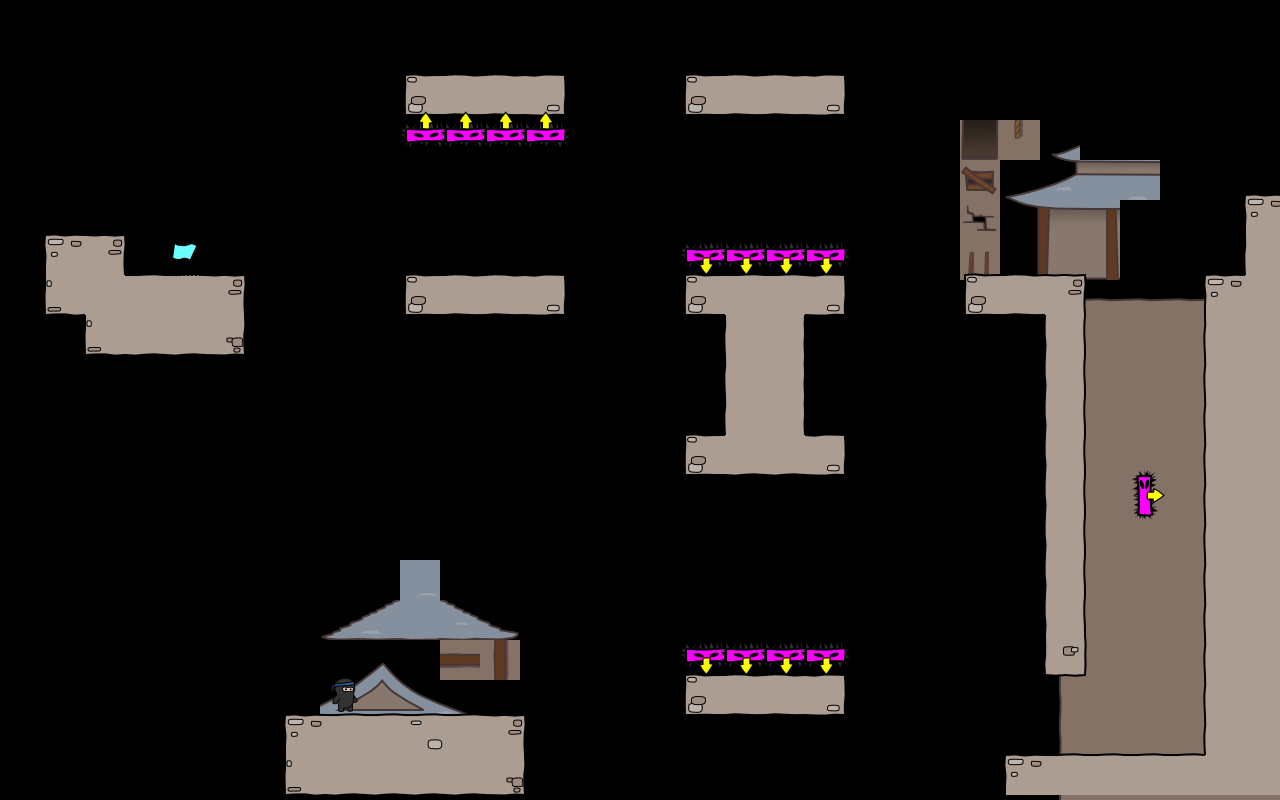

This is a level from a 2D game, rendered from its Tiled map with the project's own tilesets. A one-line summary and the complete map file follow:
An orthogonal 32x20 tile map with 40x40 px tiles, 4 tile layers (bg, walls, objects, fg), 4 tilesets.

<map version="1.0" orientation="orthogonal" width="32" height="20" tilewidth="40" tileheight="40">
 <properties>
  <property name="atl_directory" value="maps/" />
  <property name="atl_drawObjects" value="true" />
  <property name="atl_useSpritebatch" value="true" />
  <property name="atl_viewH" value="600" />
  <property name="atl_viewPadding" value="10" />
  <property name="atl_viewScaling" value="1" />
  <property name="atl_viewW" value="800" />
  <property name="atl_viewX" value="0" />
  <property name="atl_viewY" value="0" />
 </properties>
 <tileset firstgid="1" name="world1" tilewidth="50" tileheight="50">
  <image source="world1.png" width="400" height="850" />
 </tileset>
 <tileset firstgid="137" name="background" tilewidth="40" tileheight="40">
  <image source="background1.png" width="320" height="1360" />
 </tileset>
 <tileset firstgid="409" name="objectpalette" tilewidth="50" tileheight="50">
  <image source="objectpalette.png" width="400" height="500" />
 </tileset>
 <tileset firstgid="489" name="foreground" tilewidth="50" tileheight="50">
  <image source="foreground1.png" width="400" height="400" />
 </tileset>
 <layer name="bg" width="32" height="20">
  <properties>
   <property name="atl_offsetX" value="0" />
   <property name="atl_offsetY" value="0" />
   <property name="atl_parallaxX" value="1" />
   <property name="atl_parallaxY" value="1" />
  </properties>
  <data encoding="csv">
0,0,0,0,0,0,0,0,0,0,0,0,0,0,0,0,0,0,0,0,0,0,0,0,0,0,0,0,0,0,0,0,
0,0,0,0,0,0,0,0,0,0,0,0,0,0,0,0,0,0,0,0,0,0,0,0,0,0,0,0,0,0,0,0,
0,0,0,0,0,0,0,0,0,0,0,0,0,0,0,0,0,0,0,0,0,0,0,0,0,0,0,0,0,0,0,0,
0,0,0,0,0,0,0,0,0,0,0,0,0,0,0,0,0,0,0,0,0,0,0,0,217,218,219,0,0,0,0,0,
0,0,0,0,0,0,0,0,0,0,0,0,0,0,0,0,0,0,0,0,0,0,0,0,225,226,227,228,229,0,0,0,
0,0,0,0,0,0,0,0,0,0,0,0,0,0,0,0,0,0,0,0,0,0,0,0,233,234,235,236,0,0,0,0,
0,0,0,0,0,0,0,0,0,0,0,0,0,0,0,0,0,0,0,0,0,0,0,0,241,242,243,244,0,0,0,0,
0,0,0,0,0,0,0,0,0,0,0,0,0,0,0,0,0,0,0,0,0,0,0,0,0,0,137,138,138,138,138,138,
0,0,0,0,0,0,0,0,0,0,0,0,0,0,0,0,0,0,0,0,0,0,0,0,0,0,145,146,146,146,146,146,
0,0,0,0,0,0,0,0,0,0,0,0,0,0,0,0,0,0,0,0,0,0,0,0,0,0,145,146,146,146,146,146,
0,0,0,0,0,0,0,0,0,0,0,0,0,0,0,0,0,0,0,0,0,0,0,0,0,0,145,146,146,146,146,146,
0,0,0,0,0,0,0,0,0,0,0,0,0,0,0,0,0,0,0,0,0,0,0,0,0,0,145,146,146,146,146,146,
0,0,0,0,0,0,0,0,0,0,0,0,0,0,0,0,0,0,0,0,0,0,0,0,0,0,145,146,146,146,146,146,
0,0,0,0,0,0,0,0,0,0,0,0,0,0,0,0,0,0,0,0,0,0,0,0,0,0,145,146,146,146,146,146,
0,0,0,0,0,0,0,0,0,0,198,0,0,0,0,0,0,0,0,0,0,0,0,0,0,0,145,146,146,146,146,146,
0,0,0,0,0,0,0,0,204,205,206,207,208,0,0,0,0,0,0,0,0,0,0,0,0,0,145,146,146,146,146,146,
0,0,0,0,0,0,0,0,212,213,214,215,216,0,0,0,0,0,0,0,0,0,0,0,0,0,145,146,146,146,146,146,
0,0,0,0,0,0,0,0,220,221,222,223,224,0,0,0,0,0,0,0,0,0,0,0,0,0,145,146,146,146,146,146,
0,0,0,0,0,0,0,0,0,0,0,0,0,0,0,0,0,0,0,0,0,0,0,0,0,0,145,146,146,146,146,146,
0,0,0,0,0,0,0,0,0,0,0,0,0,0,0,0,0,0,0,0,0,0,0,0,0,0,145,146,146,146,146,146
</data>
 </layer>
 <layer name="walls" width="32" height="20">
  <properties>
   <property name="atl_offsetX" value="0" />
   <property name="atl_offsetY" value="0" />
   <property name="atl_parallaxX" value="1" />
   <property name="atl_parallaxY" value="1" />
  </properties>
  <data encoding="csv">
0,0,0,0,0,0,0,0,0,0,0,0,0,0,0,0,0,0,0,0,0,0,0,0,0,0,0,0,0,0,0,0,
0,0,0,0,0,0,0,0,0,0,0,0,0,0,0,0,0,0,0,0,0,0,0,0,0,0,0,0,0,0,0,0,
0,0,0,0,0,0,0,0,0,0,25,26,26,27,0,0,0,25,26,26,27,0,0,0,0,0,0,0,0,0,0,0,
0,0,0,0,0,0,0,0,0,0,0,0,0,0,0,0,0,0,0,0,0,0,0,0,0,0,0,0,0,0,0,0,
0,0,0,0,0,0,0,0,0,0,0,0,0,0,0,0,0,0,0,0,0,0,0,0,0,0,0,0,0,0,0,0,
0,0,0,0,0,0,0,0,0,0,0,0,0,0,0,0,0,0,0,0,0,0,0,0,0,0,0,0,0,0,0,33,
0,33,35,0,0,0,0,0,0,0,0,0,0,0,0,0,0,0,0,0,0,0,0,0,0,0,0,0,0,0,0,41,
0,49,42,34,34,35,0,0,0,0,25,26,26,27,0,0,0,25,34,34,27,0,0,0,25,26,35,0,0,0,33,42,
0,0,49,50,50,51,0,0,0,0,0,0,0,0,0,0,0,0,41,43,0,0,0,0,0,0,44,0,0,0,41,42,
0,0,0,0,0,0,0,0,0,0,0,0,0,0,0,0,0,0,41,43,0,0,0,0,0,0,44,0,0,0,41,42,
0,0,0,0,0,0,0,0,0,0,0,0,0,0,0,0,0,0,41,43,0,0,0,0,0,0,44,0,0,0,41,42,
0,0,0,0,0,0,0,0,0,0,0,0,0,0,0,0,0,25,50,50,27,0,0,0,0,0,44,0,0,0,41,42,
0,0,0,0,0,0,0,0,0,0,0,0,0,0,0,0,0,0,0,0,0,0,0,0,0,0,44,0,0,0,41,42,
0,0,0,0,0,0,0,0,0,0,0,0,0,0,0,0,0,0,0,0,0,0,0,0,0,0,44,0,0,0,41,42,
0,0,0,0,0,0,0,0,0,0,0,0,0,0,0,0,0,0,0,0,0,0,0,0,0,0,44,0,0,0,41,42,
0,0,0,0,0,0,0,0,0,0,0,0,0,0,0,0,0,0,0,0,0,0,0,0,0,0,44,0,0,0,41,42,
0,0,0,0,0,0,0,0,0,0,0,0,0,0,0,0,0,0,0,0,0,0,0,0,0,0,52,0,0,0,41,42,
0,0,0,0,0,0,0,0,0,0,0,0,0,0,0,0,0,25,26,26,27,0,0,0,0,0,0,0,0,0,41,42,
0,0,0,0,0,0,0,33,34,34,126,34,35,0,0,0,0,0,0,0,0,0,0,0,0,0,0,0,0,0,41,42,
0,0,0,0,0,0,0,49,50,50,50,50,51,0,0,0,0,0,0,0,0,0,0,0,0,33,34,34,34,34,42,42
</data>
 </layer>
 <layer name="objects" width="32" height="20">
  <properties>
   <property name="atl_offsetX" value="0" />
   <property name="atl_offsetY" value="0" />
   <property name="atl_parallaxX" value="1" />
   <property name="atl_parallaxY" value="1" />
  </properties>
  <data encoding="csv">
0,0,0,0,0,0,0,0,0,0,0,0,0,0,0,0,0,0,0,0,0,0,0,0,0,0,0,0,0,0,0,0,
0,0,0,0,0,0,0,0,0,0,0,0,0,0,0,0,0,0,0,0,0,0,0,0,0,0,0,0,0,0,0,0,
0,0,0,0,0,0,0,0,0,0,0,0,0,0,0,0,0,0,0,0,0,0,0,0,0,0,0,0,0,0,0,0,
0,0,0,0,0,0,0,0,0,0,483,483,483,483,0,0,0,0,0,0,0,0,0,0,0,0,0,0,0,0,0,0,
0,0,0,0,0,0,0,0,0,0,0,0,0,0,0,0,0,0,0,0,0,0,0,0,0,0,0,0,0,0,0,0,
0,0,0,0,0,0,0,0,0,0,0,0,0,0,0,0,0,0,0,0,0,0,0,0,0,0,0,0,0,0,0,0,
0,0,0,0,410,0,0,0,0,0,0,0,0,0,0,0,0,481,481,481,481,0,0,0,0,0,0,0,0,0,0,0,
0,0,0,0,0,0,0,0,0,0,0,0,0,0,0,0,0,0,0,0,0,0,0,0,0,0,0,0,0,0,0,0,
0,0,0,0,0,0,0,0,0,0,0,0,0,0,0,0,0,0,0,0,0,0,0,0,0,0,0,0,0,0,0,0,
0,0,0,0,0,0,0,0,0,0,0,0,0,0,0,0,0,0,0,0,0,0,0,0,0,0,0,0,0,0,0,0,
0,0,0,0,0,0,0,0,0,0,0,0,0,0,0,0,0,0,0,0,0,0,0,0,0,0,0,0,0,0,0,0,
0,0,0,0,0,0,0,0,0,0,0,0,0,0,0,0,0,0,0,0,0,0,0,0,0,0,0,0,0,0,0,0,
0,0,0,0,0,0,0,0,0,0,0,0,0,0,0,0,0,0,0,0,0,0,0,0,0,0,0,0,482,0,0,0,
0,0,0,0,0,0,0,0,0,0,0,0,0,0,0,0,0,0,0,0,0,0,0,0,0,0,0,0,0,0,0,0,
0,0,0,0,0,0,0,0,0,0,0,0,0,0,0,0,0,0,0,0,0,0,0,0,0,0,0,0,0,0,0,0,
0,0,0,0,0,0,0,0,0,0,0,0,0,0,0,0,0,0,0,0,0,0,0,0,0,0,0,0,0,0,0,0,
0,0,0,0,0,0,0,0,0,0,0,0,0,0,0,0,0,481,481,481,481,0,0,0,0,0,0,0,0,0,0,0,
0,0,0,0,0,0,0,0,409,0,0,0,0,0,0,0,0,0,0,0,0,0,0,0,0,0,0,0,0,0,0,0,
0,0,0,0,0,0,0,0,0,0,0,0,0,0,0,0,0,0,0,0,0,0,0,0,0,0,0,0,0,0,0,0,
0,0,0,0,0,0,0,0,0,0,0,0,0,0,0,0,0,0,0,0,0,0,0,0,0,0,0,0,0,0,0,0
</data>
 </layer>
 <layer name="fg" width="32" height="20">
  <properties>
   <property name="atl_offsetX" value="0" />
   <property name="atl_offsetY" value="0" />
   <property name="atl_parallaxX" value="1" />
   <property name="atl_parallaxY" value="1" />
  </properties>
  <data encoding="csv">
0,0,0,0,0,0,0,0,0,0,0,0,0,0,0,0,0,0,0,0,0,0,0,0,0,0,0,0,0,0,0,0,
0,0,0,0,0,0,0,0,0,0,0,0,0,0,0,0,0,0,0,0,0,0,0,0,0,0,0,0,0,0,0,0,
0,0,0,0,0,0,0,0,0,0,0,0,0,0,0,0,0,0,0,0,0,0,0,0,0,0,0,0,0,0,0,0,
0,0,0,0,0,0,0,0,0,0,0,0,0,0,0,0,0,0,0,0,0,0,0,0,0,0,0,0,0,0,0,0,
0,0,0,0,0,0,0,0,0,0,0,0,0,0,0,0,0,0,0,0,0,0,0,0,0,0,0,0,0,0,0,0,
0,0,0,0,0,0,0,0,0,0,0,0,0,0,0,0,0,0,0,0,0,0,0,0,0,0,0,0,0,0,0,0,
0,0,0,0,0,0,0,0,0,0,0,0,0,0,0,0,0,0,0,0,0,0,0,0,0,0,0,0,0,0,0,0,
0,0,0,0,0,0,0,0,0,0,0,0,0,0,0,0,0,0,0,0,0,0,0,0,0,0,0,0,0,0,0,0,
0,0,0,0,0,0,0,0,0,0,0,0,0,0,0,0,0,0,0,0,0,0,0,0,0,0,0,0,0,0,0,0,
0,0,0,0,0,0,0,0,0,0,0,0,0,0,0,0,0,0,0,0,0,0,0,0,0,0,0,0,0,0,0,0,
0,0,0,0,0,0,0,0,0,0,0,0,0,0,0,0,0,0,0,0,0,0,0,0,0,0,0,0,0,0,0,0,
0,0,0,0,0,0,0,0,0,0,0,0,0,0,0,0,0,0,0,0,0,0,0,0,0,0,0,0,0,0,0,0,
0,0,0,0,0,0,0,0,0,0,0,0,0,0,0,0,0,0,0,0,0,0,0,0,0,0,0,0,0,0,0,0,
0,0,0,0,0,0,0,0,0,0,0,0,0,0,0,0,0,0,0,0,0,0,0,0,0,0,0,0,0,0,0,0,
0,0,0,0,0,0,0,0,0,0,0,0,0,0,0,0,0,0,0,0,0,0,0,0,0,0,0,0,0,0,0,0,
0,0,0,0,0,0,0,0,0,0,0,0,0,0,0,0,0,0,0,0,0,0,0,0,0,0,0,0,0,0,0,0,
0,0,0,0,0,0,0,0,0,0,0,0,0,0,0,0,0,0,0,0,0,0,0,0,0,0,0,0,0,0,0,0,
0,0,0,0,0,0,0,0,0,0,0,0,0,0,0,0,0,0,0,0,0,0,0,0,0,0,0,0,0,0,0,0,
0,0,0,0,0,0,0,0,0,0,0,0,0,0,0,0,0,0,0,0,0,0,0,0,0,0,0,0,0,0,0,0,
0,0,0,0,0,0,0,0,0,0,0,0,0,0,0,0,0,0,0,0,0,0,0,0,0,0,0,0,0,0,0,0
</data>
 </layer>
</map>
